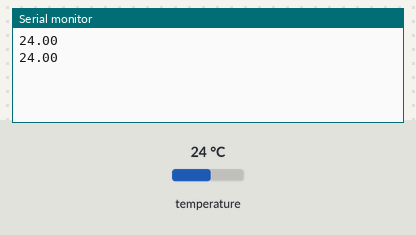
Recording of a sketch running on a simulated Arduino Uno, built with avr-gcc and run on an emulated ATmega328P. Parts: the last lines printed to the serial monitor. The inputs (shaded band) are chosen by the test bench; at power-on: temperature 24 °C.

Above: at 2.8 s.
2.9 s: temperature set to 12 °C
At 4.8 s:
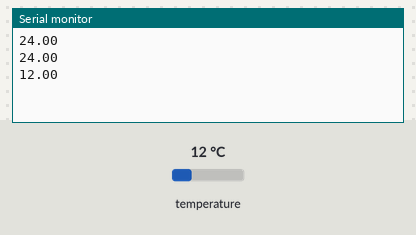
5.6 s: temperature set to 19 °C
At 6.4 s:
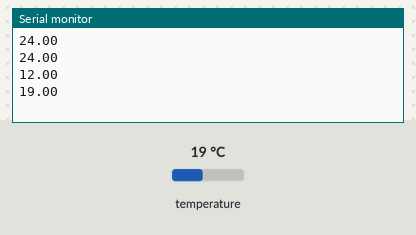
Timing chart, 0 to 8.6 s (numbered marks = the images above; inputs shaded):
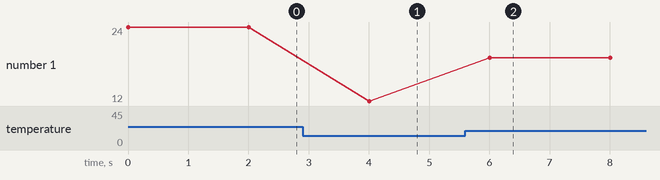

The sketch:

BMP280.ino
```cpp
#include <Wire.h>
#include <Adafruit_BMP280.h>
Adafruit_BMP280 bmp;
void setup() { Serial.begin(9600); if (!bmp.begin(0x76)) Serial.println("Kein BMP280"); }
void loop() { Serial.println(bmp.readTemperature()); delay(2000); }
```

Measured:
- after the input at 2.9 s, the serial monitor: prints a new line after 1.1 s (image 1)
- after the input at 5.6 s, the serial monitor: prints a new line after 0.41 s (image 2)
- plotted number 1: 24 → 12 after the input at 2.9 s, 12 → 19 after the input at 5.6 s
